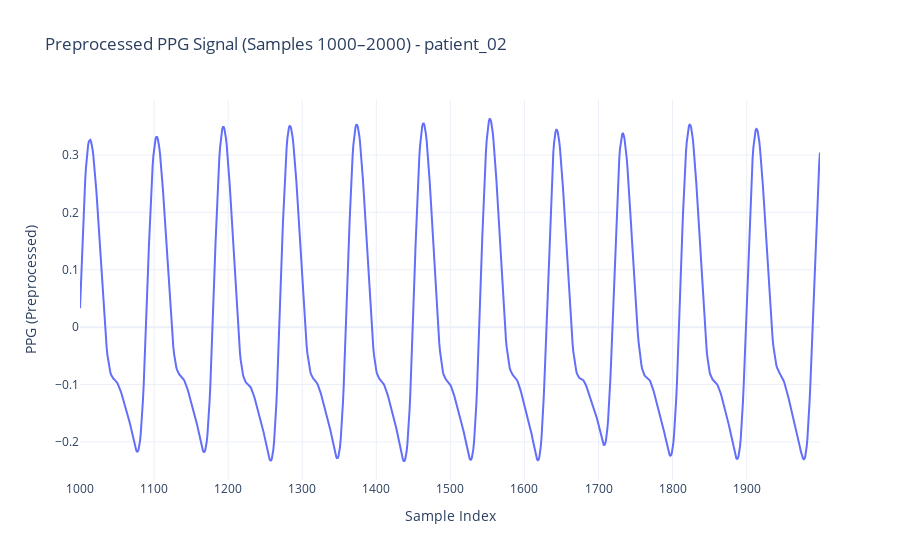

Notebook code cell kept with this figure:
### Code cell
import pandas as pd
import numpy as np
import plotly.express as px
import pywt
from scipy.signal import butter, filtfilt

# ---- Load raw file ----
file_path = r"/home/avij/code/h/dataset/raw_data/patient_02.csv"
df = pd.read_csv(file_path)
ppg = df['PPG'].dropna().values

# ---- Apply full preprocessing with outlier handling ----
ppg = remove_spike_outliers(ppg.copy())  # NEW: remove outliers
ppg = normalize_signal(ppg)
ppg = wavelet_denoise(ppg)
ppg = bandpass_filter(ppg)

# ---- Slice the preprocessed signal directly ----
start_idx = 1000
end_idx = 2000
ppg_slice = ppg[start_idx:end_idx]

# ---- Plot specified range ----
slice_df = pd.DataFrame({
    "Sample Index": np.arange(start_idx, end_idx),
    "PPG (Preprocessed)": ppg_slice
})

fig = px.line(slice_df, x="Sample Index", y="PPG (Preprocessed)",
              title=f"Preprocessed PPG Signal (Samples {start_idx}–{end_idx}) - patient_02")
fig.update_layout(template='plotly_white')
fig.show()

### Figure 1 — Plotly figure (JSON) as saved in the notebook; plotly's stock layout.template omitted (floating-point values rounded to 4 significant figures; data arrays with more than 128 entries replaced by an {"elided": "..."} marker saying what was removed)
{"data": [{"hovertemplate": "Sample Index=%{x}<br>PPG (Preprocessed)=%{y}<extra></extra>", "legendgroup": "", "line": {"color": "#636efa", "dash": "solid"}, "marker": {"symbol": "circle"}, "mode": "lines", "name": "", "orientation": "v", "showlegend": false, "type": "scatter", "x": {"elided": "1000 int values"}, "xaxis": "x", "y": {"elided": "1000 float values"}, "yaxis": "y"}], "layout": {"legend": {"tracegroupgap": 0}, "title": {"text": "Preprocessed PPG Signal (Samples 1000–2000) - patient_02"}, "xaxis": {"anchor": "y", "domain": [0, 1], "title": {"text": "Sample Index"}}, "yaxis": {"anchor": "x", "domain": [0, 1], "title": {"text": "PPG (Preprocessed)"}}}}
